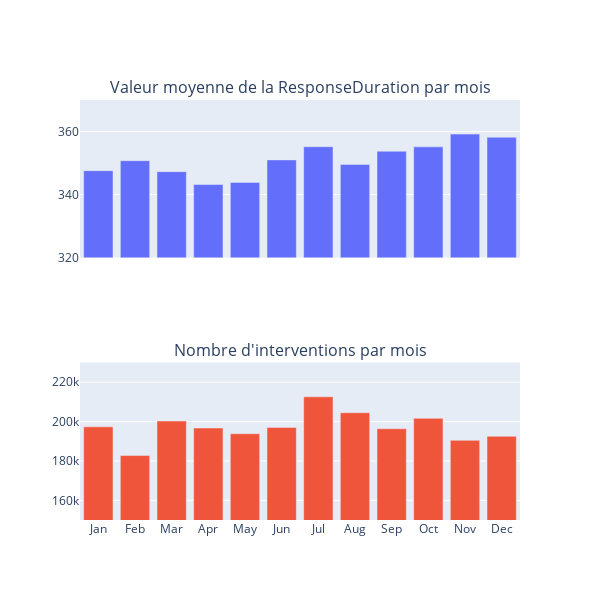

Write notebook code for a chart like this one.
### Markdown cell above
#### Month

### Code cell
mois = {1: 'Jan', 2: 'Feb', 3: 'Mar', 4: 'Apr', 5: 'May', 6: 'Jun', 7: 'Jul', 8: 'Aug', 9: 'Sep', 10: 'Oct', 11: 'Nov', 12: 'Dec'}

time_df['month'] = time_df['month'].map(mois)

# Grouper par 'month' et calculer la moyenne des valeurs
grouped_mean = time_df.groupby('month')['ResponseDuration'].mean().reset_index()
grouped_count = time_df.groupby('month')['ResponseDuration'].count().reset_index()

# Assurez-vous que les mois sont dans l'ordre correct
ordered_months = ['Jan','Feb','Mar','Apr','May','Jun','Jul','Aug','Sep','Oct','Nov','Dec']
grouped_mean['month'] = pd.Categorical(grouped_mean['month'], categories=ordered_months, ordered=True)
grouped_count['month'] = pd.Categorical(grouped_count['month'], categories=ordered_months, ordered=True)

grouped_mean = grouped_mean.sort_values('month')
grouped_count = grouped_count.sort_values('month')

fig = make_subplots(rows=2, cols=1, shared_xaxes=True, subplot_titles=('Valeur moyenne de la ResponseDuration par mois', "Nombre d'interventions par mois"))

# Ajouter le premier graphique (moyenne des valeurs)
fig.add_trace(go.Bar(x=grouped_mean['month'], y=grouped_mean['ResponseDuration'], name='Average Value'), row=1, col=1)

# Ajouter le deuxième graphique (compte des valeurs)
fig.add_trace(go.Bar(x=grouped_count['month'], y=grouped_count['ResponseDuration'], name='Count'), row=2, col=1)

# Mettre à jour l'échelle de l'axe des ordonnées
fig.update_yaxes(range=[320, 370], row=1, col=1)  # Définir l'intervalle de 320 à 370 pour l'échelle y du premier subplot
fig.update_yaxes(range=[150000, 230000], row=2, col=1)  # Définir l'intervalle de 320 à 370 pour l'échelle y du premier subplot


# Mettre à jour les annotations et les titres
fig.update_layout(height=600, width=600, showlegend=False)

fig.write_html(racine_projet()+'/reports/figures/distrib_month.html')

fig.show()

### Figure 1 — Plotly figure (JSON) as saved in the notebook; plotly's stock layout.template omitted (floating-point values rounded to 4 significant figures)
{"data": [{"name": "Average Value", "type": "bar", "x": ["Jan", "Feb", "Mar", "Apr", "May", "Jun", "Jul", "Aug", "Sep", "Oct", "Nov", "Dec"], "xaxis": "x", "y": [347.6, 350.7, 347.3, 343.2, 343.8, 351.0, 355.2, 349.6, 353.7, 355.1, 359.2, 358.2], "yaxis": "y"}, {"name": "Count", "type": "bar", "x": ["Jan", "Feb", "Mar", "Apr", "May", "Jun", "Jul", "Aug", "Sep", "Oct", "Nov", "Dec"], "xaxis": "x2", "y": [197319, 182734, 200274, 196732, 193839, 197046, 212574, 204476, 196357, 201632, 190456, 192501], "yaxis": "y2"}], "layout": {"annotations": [{"font": {"size": 16}, "showarrow": false, "text": "Valeur moyenne de la ResponseDuration par mois", "x": 0.5, "xanchor": "center", "xref": "paper", "y": 1, "yanchor": "bottom", "yref": "paper"}, {"font": {"size": 16}, "showarrow": false, "text": "Nombre d'interventions par mois", "x": 0.5, "xanchor": "center", "xref": "paper", "y": 0.375, "yanchor": "bottom", "yref": "paper"}], "height": 600, "showlegend": false, "width": 600, "xaxis": {"anchor": "y", "autorange": true, "domain": [0, 1], "matches": "x2", "range": [-0.5, 11.5], "showticklabels": false, "type": "category"}, "xaxis2": {"anchor": "y2", "autorange": true, "domain": [0, 1], "range": [-0.5, 11.5], "type": "category"}, "yaxis": {"anchor": "x", "domain": [0.625, 1], "range": [320, 370], "type": "linear"}, "yaxis2": {"anchor": "x2", "domain": [0, 0.375], "range": [150000, 230000], "type": "linear"}}}
